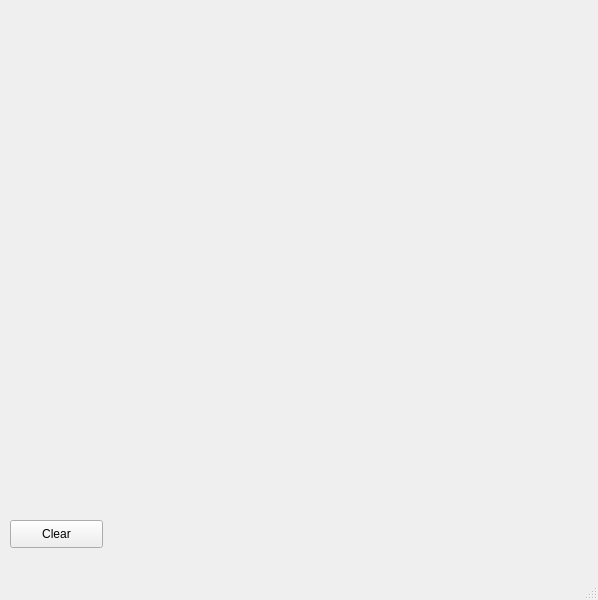
<?xml version="1.0" encoding="UTF-8"?>
<ui version="4.0">
 <class>MainWindow</class>
 <widget class="QMainWindow" name="MainWindow">
  <property name="geometry">
   <rect>
    <x>0</x>
    <y>0</y>
    <width>598</width>
    <height>600</height>
   </rect>
  </property>
  <property name="windowTitle">
   <string>MainWindow</string>
  </property>
  <widget class="QWidget" name="centralwidget">
   <widget class="QPushButton" name="pushButton">
    <property name="geometry">
     <rect>
      <x>10</x>
      <y>520</y>
      <width>93</width>
      <height>28</height>
     </rect>
    </property>
    <property name="text">
     <string>Clear</string>
    </property>
   </widget>
  </widget>
  <widget class="QMenuBar" name="menubar">
   <property name="geometry">
    <rect>
     <x>0</x>
     <y>0</y>
     <width>598</width>
     <height>26</height>
    </rect>
   </property>
  </widget>
  <widget class="QStatusBar" name="statusbar"/>
 </widget>
 <resources/>
 <connections/>
</ui>
